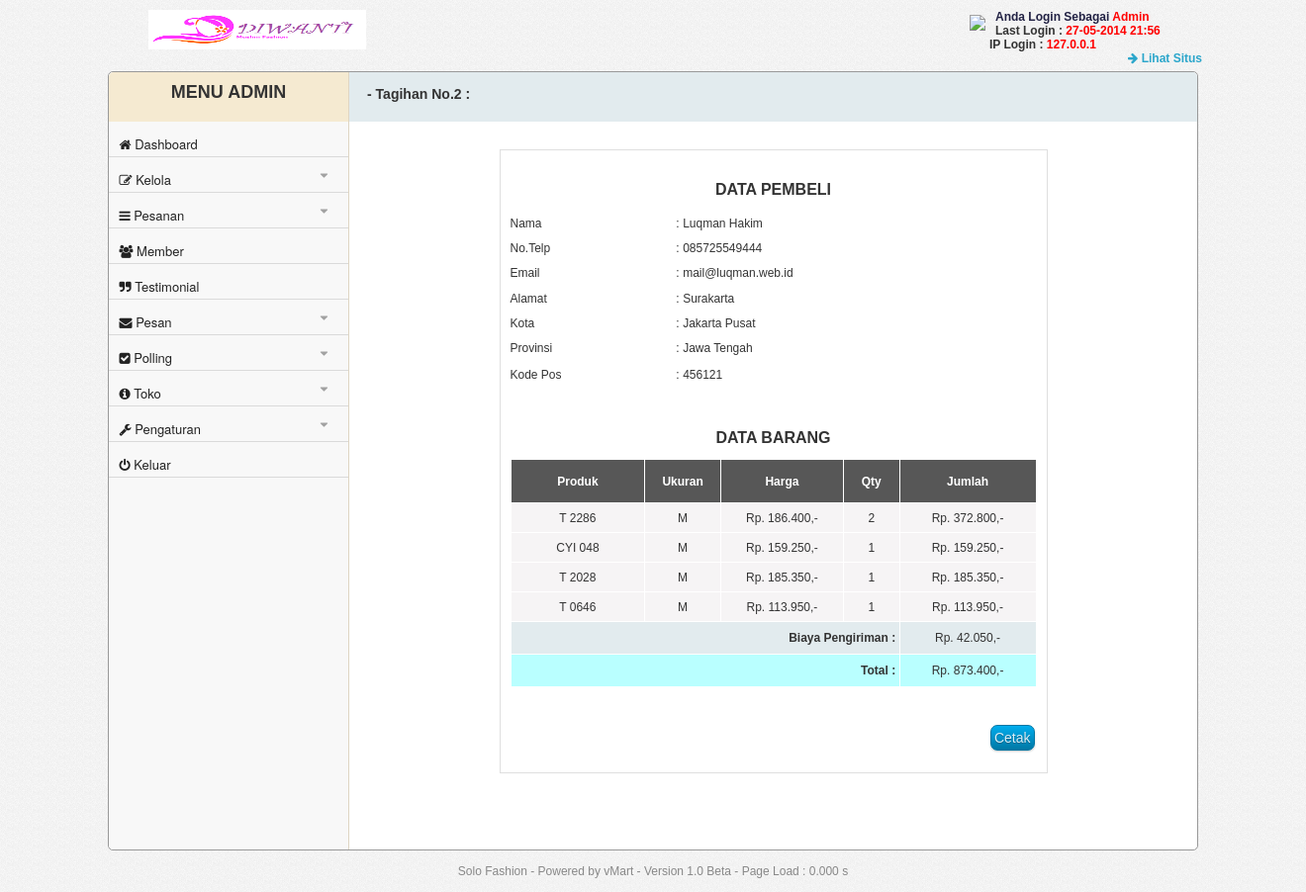
The app's page /admin/index.php?module=order&id=2 (signed in) with its own data.
### tables this page shows
CREATE TABLE `t_pengaturan` (
  `id` int(1) NOT NULL,
  `judul_website` varchar(50) NOT NULL,
  `banner_website` varchar(50) NOT NULL,
  `favicon` varchar(50) NOT NULL,
  `keyword` varchar(100) NOT NULL,
  `deskripsi` varchar(100) NOT NULL,
  `panduan` longtext NOT NULL,
  `slide` enum('aktif','tidak aktif') NOT NULL,
  `polling` enum('aktif','tidak aktif') NOT NULL,
  `google_analystics` varchar(20) NOT NULL,
  PRIMARY KEY (`id`)
);

CREATE TABLE `t_user` (
  `id_user` int(10) NOT NULL AUTO_INCREMENT,
  `username` varchar(20) NOT NULL,
  `password` varchar(40) NOT NULL,
  `email` varchar(100) NOT NULL,
  `level` enum('super admin','admin') NOT NULL,
  `last_login` varchar(40) NOT NULL,
  `ip_login` varchar(40) NOT NULL,
  PRIMARY KEY (`id_user`)
);

CREATE TABLE `t_tagihan` (
  `id_tagihan` int(10) NOT NULL AUTO_INCREMENT,
  `id_member` int(10) NOT NULL,
  `tgl_tagihan` date NOT NULL,
  `total_tagihan` int(50) NOT NULL,
  `foto_faktur` varchar(100) NOT NULL,
  `status_tagihan` enum('Belum Lunas','Lunas') NOT NULL DEFAULT 'Belum Lunas',
  `no_resi` varchar(100) NOT NULL,
  `kurir` varchar(100) NOT NULL,
  PRIMARY KEY (`id_tagihan`),
  KEY `t_tagihan_ibfk_2` (`id_member`),
  CONSTRAINT `t_tagihan_ibfk_1` FOREIGN KEY (`id_member`) REFERENCES `t_member` (`id_member`) ON DELETE CASCADE ON UPDATE CASCADE
);

CREATE TABLE `t_member` (
  `id_member` int(10) NOT NULL AUTO_INCREMENT,
  `username` varchar(20) NOT NULL,
  `password` varchar(40) NOT NULL,
  `nama_lengkap` varchar(100) NOT NULL,
  `email` varchar(100) NOT NULL,
  `no_telp` varchar(20) NOT NULL,
  `alamat` varchar(300) NOT NULL,
  `provinsi` varchar(50) NOT NULL,
  `kota` varchar(50) NOT NULL,
  `kode_pos` int(10) NOT NULL,
  `forgot_key` varchar(30) NOT NULL,
  PRIMARY KEY (`id_member`)
);

CREATE TABLE `t_order` (
  `id_order` int(10) NOT NULL AUTO_INCREMENT,
  `id_produk` varchar(10) NOT NULL,
  `id_member` int(10) NOT NULL,
  `id_tagihan` int(10) NOT NULL,
  `qty` int(10) NOT NULL,
  `ukuran` varchar(3) NOT NULL DEFAULT 'M',
  PRIMARY KEY (`id_order`),
  KEY `t_order_ibfk_2` (`id_member`),
  KEY `t_order_ibfk_3` (`id_produk`),
  KEY `t_order_ibfk_4` (`id_tagihan`),
  CONSTRAINT `t_order_ibfk_2` FOREIGN KEY (`id_member`) REFERENCES `t_member` (`id_member`) ON DELETE CASCADE ON UPDATE CASCADE,
  CONSTRAINT `t_order_ibfk_3` FOREIGN KEY (`id_produk`) REFERENCES `t_produk` (`id_produk`) ON DELETE CASCADE ON UPDATE CASCADE,
  CONSTRAINT `t_order_ibfk_4` FOREIGN KEY (`id_tagihan`) REFERENCES `t_tagihan` (`id_tagihan`) ON DELETE CASCADE ON UPDATE CASCADE
);

CREATE TABLE `t_produk` (
  `id_produk` char(10) NOT NULL,
  `id_kategori` char(10) NOT NULL,
  `nama_produk` varchar(50) NOT NULL,
  `harga_produk` int(40) NOT NULL,
  `gambar_produk` varchar(30) NOT NULL,
  `deskripsi_produk` longtext NOT NULL,
  `berat` varchar(5) NOT NULL,
  `stok` enum('Masih','Habis') NOT NULL,
  `tgl_post` date NOT NULL,
  PRIMARY KEY (`id_produk`),
  KEY `id_kategori` (`id_kategori`),
  CONSTRAINT `t_produk_ibfk_1` FOREIGN KEY (`id_kategori`) REFERENCES `t_kategori` (`id_kategori`) ON DELETE CASCADE ON UPDATE CASCADE
);

### includes/lib.php (called while the page is built, shortened)
<?php
$sql_pengaturan=mysql_query("select *from t_pengaturan where id=1");
$row_pengaturan=mysql_fetch_assoc($sql_pengaturan);
	$judul_web=$row_pengaturan['judul_website'];
	$banner_web=$row_pengaturan['banner_website'];
$id=$_GET['id'];
$module=$_GET['module'];
$level=$_SESSION['level'];
$aksi=$_GET['aksi'];
?>

### includes/fungsi.php (called while the page is built, shortened)
<?php
function ubah_huruf_awal($pemisah, $paragrap) {
    $pisahkalimat=explode($pemisah, $paragrap);
    $kalimatbaru = array();
    foreach ($pisahkalimat as $kalimat) {
    $kalimatawalhurufbesar=ucfirst(strtolower($kalimat));
    $kalimatbaru[] = $kalimatawalhurufbesar;
    }
    $textgood = implode($pemisah, $kalimatbaru);
    return $textgood;
}
function formatRupiah($nilaiUang)
{
	$nilaiRupiah = "";
	$jumlahAngka = strlen($nilaiUang);
while($jumlahAngka > 3)
{
	$nilaiRupiah = "." . substr($nilaiUang,-3) . $nilaiRupiah;
	$sisaNilai = strlen($nilaiUang) - 3;
	$nilaiUang = substr($nilaiUang,0,$sisaNilai);
	$jumlahAngka = strlen($nilaiUang);
}
	$nilaiRupiah = "Rp. " . $nilaiUang . $nilaiRupiah . ",-";
return $nilaiRupiah;
}
?>

### admin/module/order/detail.php (the view, shortened to what this page needs)
<?php
	$sql_ctag=mysql_query("select *from t_tagihan where id_tagihan=".$id."") or die(mysql_error());
	$row_ctag=mysql_fetch_assoc($sql_ctag);
	$sql_member=mysql_query("select *from t_tagihan INNER JOIN t_member on t_tagihan.id_member=t_member.id_member where id_tagihan=".$id."");
	$row_member=mysql_fetch_assoc($sql_member);
			$nama_member=$row_member['nama_lengkap'];
			$no_telp_member=$row_member['no_telp'];
			$email_member=$row_member['email'];
			$alamat_member=$row_member['alamat'];
			$provinsi_member=$row_member['provinsi'];
			$kota_member=$row_member['kota'];
			$kode_pos_member=$row_member['kode_pos'];
?>
<div class="path"><h3>- Tagihan No.<?php echo $id ?> : </h3></div>
<br><br>
<table width="552" height="433" cellpadding="10" align="center" cellspacing="0" border="0" style="border-style:solid;border-width:thin;border-color:#DFDFDF;">
  <tr>
    <td width="540" height="238" scope="col"><table width="532" height="223" cellpadding="0" cellspacing="0">
      <tr>
        <th height="44" colspan="3" scope="col"><font size="3">DATA PEMBELI</font></th>
        </tr>
      <tr align="left">
        <td width="167">Nama</td>
        <td width="7">:</td>
        <td width="356"><?php echo $nama_member ?></td>
      </tr>
      <tr align="left">
        <td>No.Telp</td>
        <td>:</td>
        <td><?php echo $no_telp_member ?></td>
      </tr>
      <tr align="left">
        <td>Email</td>
        <td>:</td>
        <td><?php echo $email_member ?></td>
      </tr>
      <tr align="left">
        <td>Alamat</td>
        <td>:</td>
        <td><?php echo $alamat_member ?></td>
      </tr>
      <tr align="left">
        <td>Kota</td>
        <td>:</td>
        <td><?php echo $kota_member ?></td>
      </tr>
      <tr align="left">
        <td>Provinsi</td>
        <td>:</td>
        <td><?php echo $provinsi_member ?></td>
      </tr>
      <tr align="left">
        <td height="28">Kode Pos</td>
        <td>:</td>
        <td><?php echo $kode_pos_member ?></td>
      </tr>
    </table></td>
  </tr>
  <tr>
    <td height="189" valign="top"><table width="532" height="142" cellpadding="0" cellspacing="1">
      <tr>
		 <th height="43" scope="col" colspan="5"><font size="3">DATA BARANG</font></th>
		</tr>
	  <tr class="tabel">
        <th width="136" height="43" bgcolor="#575757" scope="col">Produk</th>
        <th width="76" bgcolor="#575757" scope="col">Ukuran</th>
        <th width="124" bgcolor="#575757" scope="col">Harga</th>
        <th width="56" bgcolor="#575757" scope="col">Qty</th>
        <th width="138" bgcolor="#575757" scope="col">Jumlah</th>
      </tr>
<?php
	$total_tagihan=$row_ctag['total_tagihan'];
	$sql_dorder=mysql_query("select *from t_order INNER JOIN t_produk on t_order.id_produk=t_produk.id_produk where id_tagihan=".$id."");
	while($row_dtag=mysql_fetch_assoc($sql_dorder)){
		$nama_produk=$row_dtag['nama_produk'];
		$ukuran=$row_dtag['ukuran'];
		$harga_produk=$row_dtag['harga_produk'];
		$qty=$row_dtag['qty'];
		$jumlah=$harga_produk*$qty;
		$jumlah_semua=$jumlah_semua+$jumlah;
		echo"
      <tr>
        <td bgcolor=#F6F4F5 height=29>".$nama_produk."</td>
        <td bgcolor=#F6F4F5>".$ukuran."</td>
        <td bgcolor=#F6F4F5>".formatRupiah($harga_produk)."</td>
        <td bgcolor=#F6F4F5>".$qty."</td>
        <td bgcolor=#F6F4F5>".formatRupiah($jumlah)."</td>
      </tr>";
	  };
	 $uang_kirim=$total_tagihan-$jumlah_semua;
?>
      <tr>
        <td colspan="4" align="right" height="32" bgcolor="#E2EBEE"><strong>Biaya Pengiriman :&nbsp; </strong></td>
        <td bgcolor="#E2EBEE"><?php echo formatRupiah($uang_kirim) ?></td>
      </tr>
      <tr>
        <td colspan="4" align="right" height="32" bgcolor="#B9FFFF"><strong>Total :&nbsp; </strong></td>
        <td bgcolor="#B9FFFF"><?php echo formatRupiah($total_tagihan) ?></td>
      </tr>
    </table><p>&nbsp;</p>
<p align="right">
<input type="button" onclick="window.location='../admin/module/print.php?id=<?php echo $id ?>'" target="a_blank" class="button blue" name="Cetak" id="Cetak" value="Cetak"></p>
</td>
  </tr>
</table>

### admin/index.php (shortened to what this page needs)
<?php
	$awalload = microtime(true);
	require_once "../includes/lib.php";
	require_once "../includes/fungsi.php";
?>
<!DOCTYPE html PUBLIC "-//W3C//DTD XHTML 1.0 Transitional//EN" "http://www.w3.org/TR/xhtml1/DTD/xhtml1-transitional.dtd">
<html xmlns="http://www.w3.org/1999/xhtml">
<head>
<link href="css/font-awesome.min.css" rel="stylesheet" type="text/css" />
<link href="css/style.css" rel="stylesheet" type="text/css" />
<link href="js/SpryAssets/SpryValidationTextField.css" rel="stylesheet" type="text/css" />
<link href="js/SpryAssets/SpryValidationTextarea.css" rel="stylesheet" type="text/css" />
<link rel="stylesheet" href="js/fancybox/jquery.fancybox.css?v=2.1.5" type="text/css" media="screen" />
</head>
<body>
<div class="banner">
	<img src="<?php echo ".".$banner_web."" ?>" width="220px" height="40px">
</div>
<div class="text-welcome">
		<img src="img/icon/user-4.png" style="float:left; margin-top:5px; margin-left:-20px; margin-right:10px;">
		<font color="#222244"><b>Anda Login Sebagai <font color="#FF0000"><?php echo "".ubah_huruf_awal(" ",$level)."" ?></font></b> </font><br>
	<?php
		$sql_user=mysql_query("select *from t_user where id_user=".$_SESSION['id_user']."");
		$row_user=mysql_fetch_assoc($sql_user);
	?>
		<b>	Last Login : <font color="#FF0000"><?php echo "".$row_user['last_login']."" ?></font><br>
			IP Login : <font color="#FF0000"><?php echo "".$row_user['ip_login']."" ?></font> </b>
		<br>
	<a href='../index.php' target="_blank" style="color:#2BA6CB; text-decoration:none; position:absolute; margin-left:140px;"><i class="fa fa-arrow-right"></i> <b>Lihat Situs</b></a>
</div>
<div class="konten">
	<div class="side-menu">
		<div class="menu-header">
			<h2>MENU ADMIN </h2>
		</div>
	<div id="wrapper">
		<ul class="menu">
			<li><a href="index.php?module=dashboard" ><i class="fa fa-home"></i> Dashboard</a></li>
			<li><a href="#"><i class="fa fa-edit"></i>  Kelola<span><i class='fa fa-caret-down'></i></span></a>
			</li>
			<li><a href="#"><i class="fa fa-bars"></i>  Pesanan<span><i class='fa fa-caret-down'></i></span></a>
			</li>
			<li><a href="index.php?module=member"><i class="fa fa-users"></i>  Member</a></li>
			<li><a href="index.php?module=testimonial"><i class="fa fa-quote-right"></i> Testimonial</a></li>
			<li><a href="index.php?module=pesan"><i class="fa fa-envelope"></i>  Pesan<span><i class='fa fa-caret-down'></i></span></a>
			</li>
			<li><a href="#"><i class="fa fa-check-square"></i>  Polling<span><i class='fa fa-caret-down'></i></span></span></a>
			<li><a href="#"><i class="fa fa-info-circle"></i>  Toko<span><i class='fa fa-caret-down'></i></span></span></a>
			<li><a href="#"><i class="fa fa-wrench"></i>  Pengaturan<span><i class='fa fa-caret-down'></i></span></a>
			</li>
				<li><a href="index.php?module=keluar"><i class="fa fa-power-off"></i>  Keluar</a></li>
			</ul>
	</div>
</div>
	<div class="isi">
<?php
	if($module=='kategori'){
		if($aksi=='kelola' || $aksi=='hapus'){
			include "module/kategori/k-kategori.php";
		}else{
			include "module/kategori/kategori.php";
		}
	}elseif($module=='produk'){
		if($aksi=='kelola' || $aksi=='hapus'){
			include "module/produk/k-produk.php";
		}else{
			include "module/produk/produk.php";
		}
	}elseif($module=='order'){
		if($aksi=='kelola'){
			include 'module/order/k-order.php';
		}elseif($id!=''){
			include 'module/order/detail.php';
		}else{
			include "module/order/order.php";
		}
	}elseif($module=='konfirmasi'){
			include 'module/konfirmasi/konfirmasi.php';
	}elseif($module=='template'){
		if($aksi=='kelola' || $aksi=='hapus'){
			include 'module/template/k-template.php';
		}else{
			include 'module/template/template.php';
		}
	}elseif($module=='rekening'){
		if($aksi=='kelola' || $aksi=='hapus'){
			include 'module/rekening/k-rekening.php';
		}else{
			include 'module/rekening/rekening.php';
		}
	}elseif($module=='tentang'){
			include 'module/profil/tentang.php';
	}elseif($module=='panduan'){
			include 'module/pengaturan/panduan.php';
	}elseif($module=='kontak'){
			include 'module/kontak/kontak.php';
	}elseif($module=='slider'){
			include 'module/slider/slider.php';
	}elseif($module=='sosmed'){
			include 'module/kontak/sosmed.php';
	}elseif($module=='profil'){
		if($aksi=='kelola'){
			include 'module/profil/k-profil.php';
		}else{
			include 'module/profil/profil.php';
		}
	}elseif($module=='testimonial'){
			include 'module/testimonial/testimonial.php';
	}elseif($module=='shipping'){
		if($aksi=='kelola' || $aksi=='hapus'){
			include 'module/ongkir/k-shipping.php';
		}else{
			include "module/ongkir/shipping.php";
		}
	}elseif($module=='member'){
		if(isset($id)){
			include "module/member/detail.php";
		}else{
			include "module/member/member.php";
		}
	}elseif($module=='user' && $level=='super admin'){
		if($aksi=='kelola' ){
			include "module/user/k-user.php";
		}else{
			include "module/user/user.php";
		}
	}elseif($module=='pengaturan' && $level=='super admin'){
		include "module/pengaturan/pengaturan.php";
	}elseif($module=='pesan'){
		if($aksi=='kirim'){
				include "module/pesan/kirim-pesan.php";
			}else{
				include "module/pesan/kotak-pesan.php";
		}
	}elseif($module=='keluar'){
		$sql_user=mysql_query("update t_user SET ip_login='".$_SERVER['REMOTE_ADDR']."',last_login='".date("d-m-Y H:i")."' where id_user=".$_SESSION['id_user']."");
		session_destroy();
		session_unset();
		echo "<script>window.location=('login.php');</script>";
	}else{
		include "module/dashboard/dashboard.php";
	}
?>
	</div>
		<br><br>
</div>
<br>
<center>
	<font style="color:#888888"><?php echo "".$judul_web.""; $akhirload = microtime(true); $waktuload = $akhirload  - $awalload; ?> - Powered by vMart - Version  <?php  echo "".versi_cms." - Page Load : " . number_format($waktuload, 3, '.', '') . " s"; ?></center>
	<br>
</body>
</html>

### records on screen
t_pengaturan: banner_website (picture), judul_website "Solo Fashion"
t_user: last_login "27-05-2014 21:56", ip_login "127.0.0.1"
t_tagihan: id_member.nama_lengkap "Luqman Hakim", id_member.no_telp "085725549444", id_member.email "mail@luqman.web.id", id_member.alamat "Surakarta", id_member.kota "Jakarta Pusat", id_member.provinsi "Jawa Tengah", id_member.kode_pos "456121", total_tagihan "Rp. 42.050,-", total_tagihan "Rp. 873.400,-"
t_order: id_produk.nama_produk "T 2286", ukuran "M", id_produk.harga_produk "Rp. 186.400,-", qty "2", formatRupiah($jumlah) "Rp. 372.800,-"
t_order: id_produk.nama_produk "CYI 048", ukuran "M", id_produk.harga_produk "Rp. 159.250,-", qty "1", formatRupiah($jumlah) "Rp. 159.250,-"
t_order: id_produk.nama_produk "T 2028", ukuran "M", id_produk.harga_produk "Rp. 185.350,-", qty "1", formatRupiah($jumlah) "Rp. 185.350,-"
t_order: id_produk.nama_produk "T 0646", ukuran "M", id_produk.harga_produk "Rp. 113.950,-", qty "1", formatRupiah($jumlah) "Rp. 113.950,-"

### other values on screen
ubah_huruf_awal(" ",$level) "Admin"
$id "2"
versi_cms "1.0 Beta"
